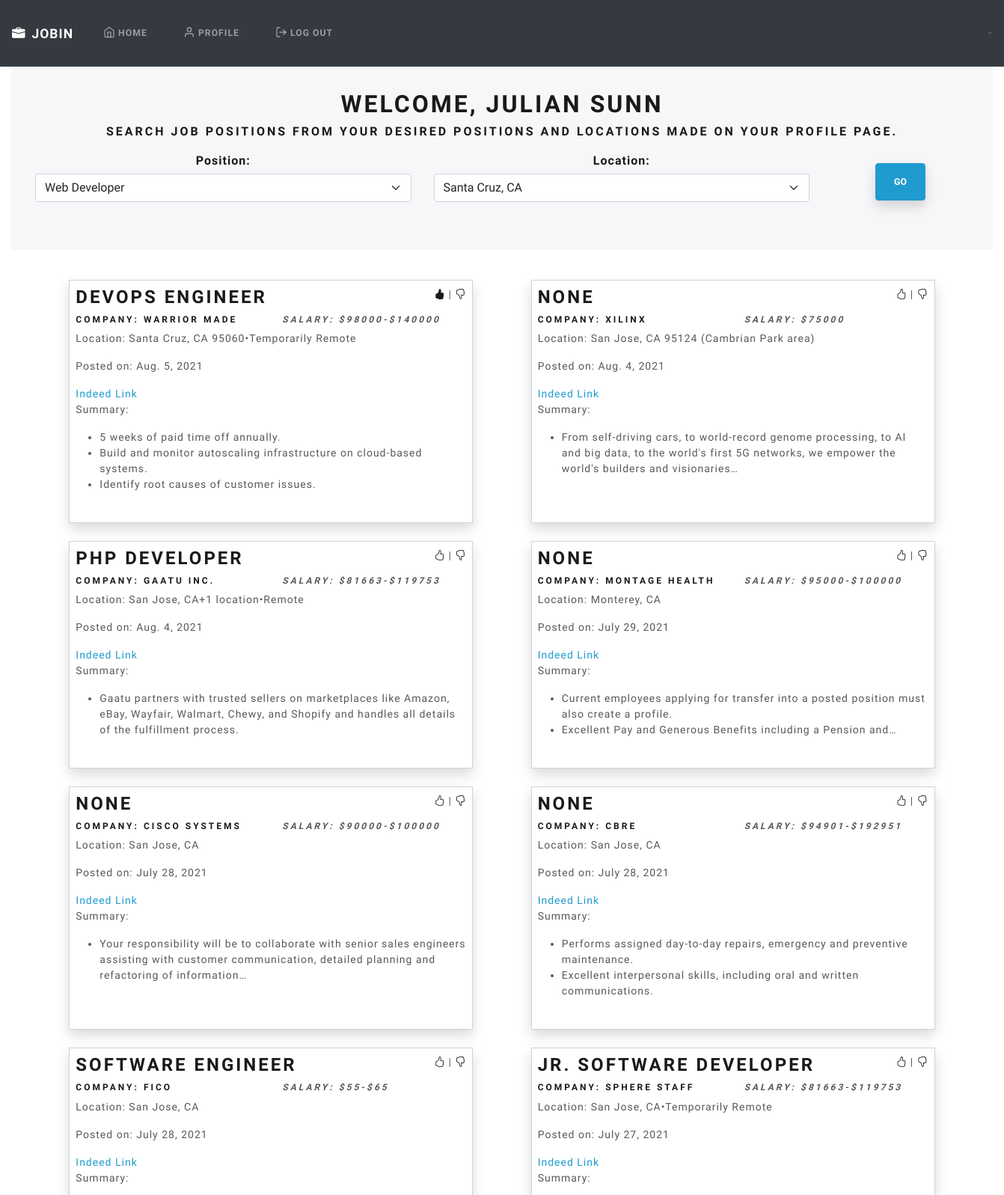
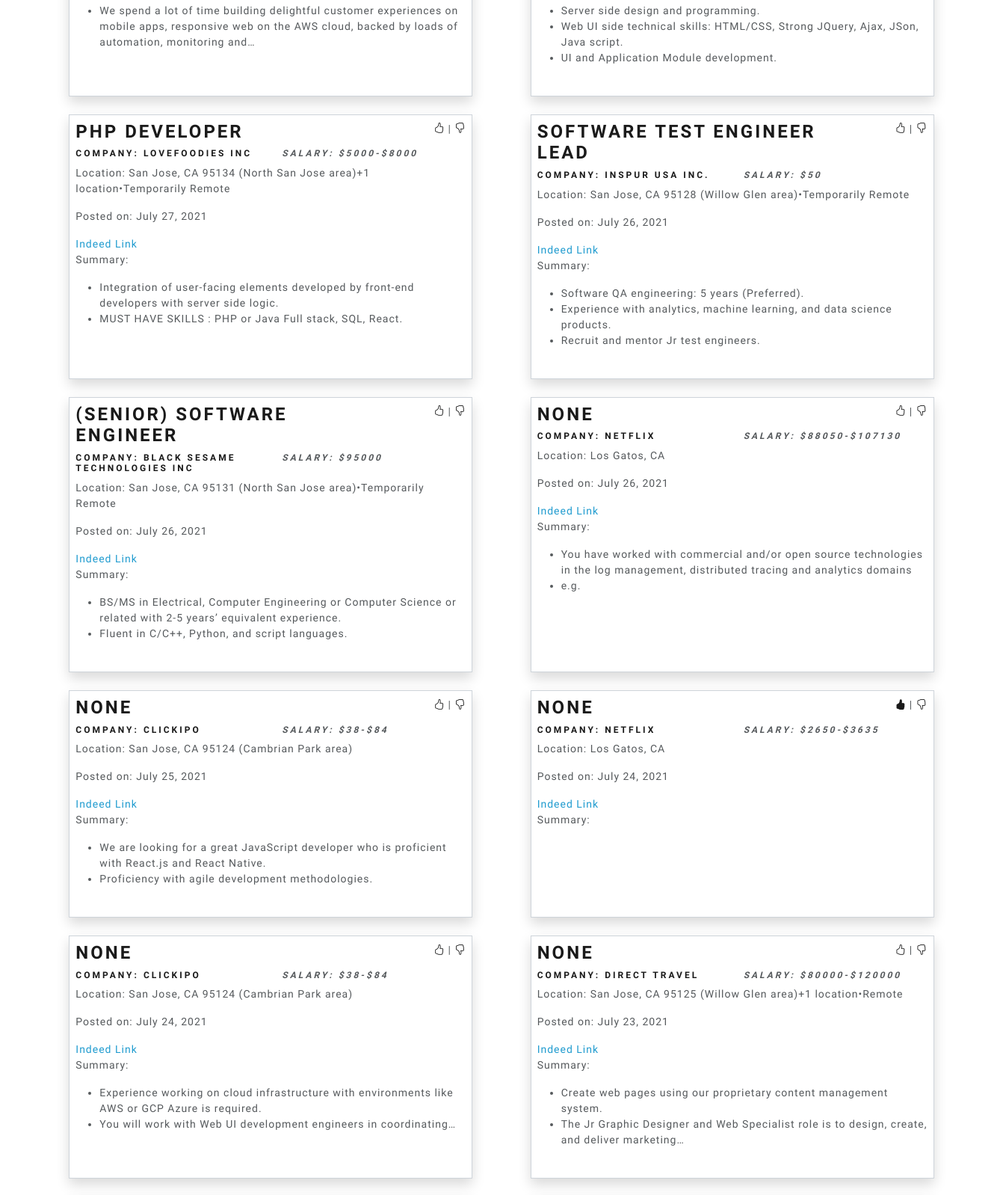
/job/ (signed in, upper part), run on the app's committed database (2 pictures, top to bottom).
### login_reg_app/models.py (models this page shows, shortened)
class User(models.Model):
    first_name = models.CharField(max_length=255)
    last_name = models.CharField(max_length=255)
    email = models.EmailField(max_length=255)
    birthday = models.DateField()
    password = models.CharField(max_length=100)
    user_type = models.CharField(max_length=255, default="agent")
    created_at = models.DateTimeField(auto_now_add=True)
    updated_at = models.DateTimeField(auto_now=True)
    objects = User_Manager()

### jobSearch_app/models.py (models this page shows, shortened)
class Job(models.Model):
    job_title = models.ForeignKey(Position, on_delete=models.CASCADE)
    company = models.CharField(max_length=45)
    location = models.CharField(max_length=45)
    post_date = models.DateField(null=True)
    salary_min = models.IntegerField(blank=True, default=None, null=True)
    salary_max = models.IntegerField(blank=True, default=None, null=True)
    job_url = models.CharField(max_length=255)
    summary = models.CharField(max_length=255, null=True)
    job_desc = models.TextField()
    qualifications = models.ManyToManyField(Qualification, related_name="qual_jobs")
    likes = models.ManyToManyField(User, related_name="job_likes")
    dislikes = models.ManyToManyField(User, related_name="job_dislikes")
    created_at = models.DateField(auto_now=True)
    updated_at = models.DateField(auto_now_add=True)
    objects = FormManager()

class Position(models.Model):
    title = models.CharField(max_length=45, null=True)
    created_at = models.DateField(auto_now=True)
    updated_at = models.DateField(auto_now_add=True)
    pos_saves = models.ManyToManyField(User, related_name="user_pos_saves")
    objects = FormManager()

### jobSearch_app/views.py (the view)
# urls.py: path('', views.home),
@validate_request
def home(request, logged_user, jobs=None):
    job_interests = ['']
    for value in logged_user.user_pos_saves.all():
        job_interests.append(value.title)
    filter_job= (Q(job_desc__contains=key_word) for key_word in job_interests)
    job_query = reduce(operator.or_, filter_job)
    loc_interests = ['']
    for loc in logged_user.user_loc_saves.all():
        if loc_interests[0] == '':
            loc_interests.pop(0)
            loc_interests.append(f"{loc.city}, {loc.state}")
        else:
            loc_interests.append(f"{loc.city}, {loc.state}")
    filter_loc = (Q(location__contains=key_loc) for key_loc in loc_interests)
    loc_query = reduce(operator.or_, filter_loc)
    if not jobs:
        jobs = Job.objects.filter(job_query).filter(loc_query).exclude(dislikes=logged_user).order_by('-post_date')
    else:
        jobs = jobs
    for j in jobs:
        j.job_desc = ast.literal_eval(j.job_desc)
        if j.summary != '':
            if j.summary[-1] == ";":
                j.summary = j.summary.split(";")
                j.summary.pop()
    context = {
        "user": logged_user,
        'jobs': jobs,
    }
    return render(request, "home.html", context)

### jobSearch_app/models.py (called while the page is built)
    def __str__(self):
        return self.abbr

    def __str__(self):
        return f"{self.city}, {self.state.abbr}"

### jobSearch_app/templates/home.html (shortened to what this page needs)
<!DOCTYPE html>
<html lang="en">
<head>
    <link rel="stylesheet" href="https://cdn.jsdelivr.net/npm/bootstrap@5.0.1/dist/css/bootstrap.min.css">
    <link rel="stylesheet" href="https://cdn.jsdelivr.net/npm/bootswatch@4.5.2/dist/lux/bootstrap.min.css">
    <link rel="stylesheet" href="https://cdn.jsdelivr.net/npm/bootstrap-icons@1.3.0/font/bootstrap-icons.css">
    <link rel="stylesheet" href="//code.jquery.com/ui/1.12.1/themes/base/jquery-ui.css">
    {% load static %}
    <link rel="stylesheet" href="{% static 'css/styles.css' %}">
</head>
<body class="text-center d-flex flex-column min-vh-100" style="padding-top: 3.5rem;">
    <header>
        {% include "top-nav.html" %}
    </header>
    <div class="container-fluid">
        <main role="main" class="inner cover">
            <div class="jumbotron h2">
                <h1 class="cover-heading">Welcome, {{ user.first_name }} {{ user.last_name }}</h1>
                <h5>Search job positions from your desired positions and locations made on your profile page.</h5>
                    <form action="{% url 'find_jobs' %}" method="get">
                        <div class="row">
                            <div class="col-md-5">
                                <label class="h5" for="location">Position:</label>
                                <select class="form-select " name="position" id="position">
                                    {% for pos in user.user_pos_saves.all %}
                                    <option>{{ pos.title }}</option>
                                    {% endfor %}
                                </select>
                            </div>
                            <div class="col-md-5">
                                <label class="h5" for="location">Location:</label>
                                <select class="form-select" name="location" id="location">
                                    {% for loc in user.user_loc_saves.all %}
                                    <option>{{loc}}</option>
                                    {% endfor %}
                                </select>
                            </div>
                            <div class="col-md-2 mt-4">
                                <input class="btn btn-info rounded shadow" type="submit" value="Go">
                            </div>
                        </div>
                    </form>
            </div>
            {% for job in jobs%}
            {% if forloop.counter0|divisibleby:2 %}
            <div class="row d-flex justify-content-evenly m-2">
                {% include 'job-tile.html' %}
            {% else %}
                {% include 'job-tile.html' %}
            </div>
            {% endif %}
            {% endfor %}
        </main>
    </div>
</body>
</html>

### jobSearch_app/templates/job-tile.html (shortened to what this page needs)
<div class="col-md-5 m-2 p-2 text-left border border-secondary shadow ">
    <div class="row">
        <div class="col-sm-9">
            <h3><a href="/job/{{job.id}}">{{job.job_title.title}}</a></h3>
        </div>
        <div class="col-sm-3 text-right">
            {% if job in user.job_likes.all %}
            <a class="likebutton  pr-1" name="Reset" style="cursor: pointer;" id="like{{job.id}}"  data-catid="{{job.id}}"><i class="bi bi-hand-thumbs-up-fill"></i></a><span>|</span>
            {% else %}
            <a class="likebutton  pr-1" name="Like" style="cursor: pointer;" id="like{{job.id}}"  data-catid="{{job.id}}"><i class="bi bi-hand-thumbs-up"></i></a><span>|</span>
            {% endif %}
            <a class="dislikebutton" name="Dislike" style="cursor: pointer;" id="dislike{{job.id}}" data-catid="{{job.id}}"><i class="bi bi-hand-thumbs-down"></i></a>
        </div>
    </div>
    <div class="row">
        <div class="col">
            <h6>Company: {{job.company}}</h6>
        </div>
        <div class="col">
            {% if job.salary_max %}
            <h6 class="text-secondary"><em>Salary: {% if job.salary_min %}${{ job.salary_min }}-{% endif %}${{ job.salary_max }}</em></h6>
            {% endif %}
        </div>
    </div>
    <p>Location: {{job.location}}</p>
    <p>Posted on: {{ job.post_date }}</p>
    <a class="text-info mb-4" href="{{job.job_url}}" target="_blank">Indeed Link</a>
    <p>Summary:</p>
    <ul>
        {% for line in job.summary %}
        <li>{{ line }}</li>
        {% endfor %}
    </ul>
    <div class="row">
    </div>
</div>

### jobSearch_app/static/css/styles.css (style rules this page uses)
html { position: relative; min-height: 100%; }
body { margin-bottom: 60px; }

### data on the page
User: first_name "JULIAN", last_name "SUNN"
Job: job_title "DEVOPS ENGINEER", company "WARRIOR MADE", salary_min "98000", salary_max "140000", location "Santa Cruz, CA 95060•Temporarily Remote", post_date "Aug. 5, 2021", summary "5 weeks of paid time off annually." "Build and monitor autoscaling infrastructure on cloud-based systems." "Identify root causes of customer issues."
Job: job_title "NONE", company "XILINX", salary_max "75000", location "San Jose, CA 95124 (Cambrian Park area)", post_date "Aug. 4, 2021", summary "From self-driving cars, to world-record genome processing, to AI and big data, to the world's first 5G networks, we empower the world's builders and visionaries…"
Job: job_title "PHP DEVELOPER", company "GAATU INC.", salary_min "81663", salary_max "119753", location "San Jose, CA+1 location•Remote", post_date "Aug. 4, 2021", summary "Gaatu partners with trusted sellers on marketplaces like Amazon, eBay, Wayfair, Walmart, Chewy, and Shopify and handles all details of the fulfillment process."
Job: job_title "NONE", company "MONTAGE HEALTH", salary_min "95000", salary_max "100000", location "Monterey, CA", post_date "July 29, 2021", summary "Current employees applying for transfer into a posted position must also create a profile." "Excellent Pay and Generous Benefits including a Pension and…"
Job: job_title "NONE", company "CISCO SYSTEMS", salary_min "90000", salary_max "100000", location "San Jose, CA", post_date "July 28, 2021", summary "Your responsibility will be to collaborate with senior sales engineers assisting with customer communication, detailed planning and refactoring of information…"
Job: job_title "NONE", company "CBRE", salary_min "94901", salary_max "192951", location "San Jose, CA", post_date "July 28, 2021", summary "Performs assigned day-to-day repairs, emergency and preventive maintenance." "Excellent interpersonal skills, including oral and written communications."
Job: job_title "SOFTWARE ENGINEER", company "FICO", salary_min "55", salary_max "65", location "San Jose, CA", post_date "July 28, 2021", summary "We spend a lot of time building delightful customer experiences on mobile apps, responsive web on the AWS cloud, backed by loads of automation, monitoring and…"
Job: job_title "JR. SOFTWARE DEVELOPER", company "SPHERE STAFF", salary_min "81663", salary_max "119753", location "San Jose, CA•Temporarily Remote", post_date "July 27, 2021", summary "Server side design and programming." "Web UI side technical skills: HTML/CSS, Strong JQuery, Ajax, JSon, Java script." "UI and Application Module development."
Job: job_title "PHP DEVELOPER", company "LOVEFOODIES INC", salary_min "5000", salary_max "8000", location "San Jose, CA 95134 (North San Jose area)+1 location•Temporarily Remote", post_date "July 27, 2021", summary "Integration of user-facing elements developed by front-end developers with server side logic." "MUST HAVE SKILLS : PHP or Java Full stack, SQL, React."
Job: job_title "SOFTWARE TEST ENGINEER LEAD", company "INSPUR USA INC.", salary_max "50", location "San Jose, CA 95128 (Willow Glen area)•Temporarily Remote", post_date "July 26, 2021", summary "Software QA engineering: 5 years (Preferred)." "Experience with analytics, machine learning, and data science products." "Recruit and mentor Jr test engineers."
Job: job_title "(SENIOR) SOFTWARE ENGINEER", company "BLACK SESAME TECHNOLOGIES INC", salary_max "95000", location "San Jose, CA 95131 (North San Jose area)•Temporarily Remote", post_date "July 26, 2021", summary "BS/MS in Electrical, Computer Engineering or Computer Science or related with 2-5 years’ equivalent experience." "Fluent in C/C++, Python, and script languages."
Job: job_title "NONE", company "NETFLIX", salary_min "88050", salary_max "107130", location "Los Gatos, CA", post_date "July 26, 2021", summary "You have worked with commercial and/or open source technologies in the log management, distributed tracing and analytics domains" "e.g."
Job: job_title "NONE", company "CLICKIPO", salary_min "38", salary_max "84", location "San Jose, CA 95124 (Cambrian Park area)", post_date "July 25, 2021", summary "We are looking for a great JavaScript developer who is proficient with React.js and React Native." "Proficiency with agile development methodologies."
Job: job_title "NONE", company "NETFLIX", salary_min "2650", salary_max "3635", location "Los Gatos, CA", post_date "July 24, 2021"
Job: job_title "NONE", company "CLICKIPO", salary_min "38", salary_max "84", location "San Jose, CA 95124 (Cambrian Park area)", post_date "July 24, 2021", summary "Experience working on cloud infrastructure with environments like AWS or GCP Azure is required." "You will work with Web UI development engineers in coordinating…"
Job: job_title "NONE", company "DIRECT TRAVEL", salary_min "80000", salary_max "120000", location "San Jose, CA 95125 (Willow Glen area)+1 location•Remote", post_date "July 23, 2021", summary "Create web pages using our proprietary content management system." "The Jr Graphic Designer and Web Specialist role is to design, create, and deliver marketing…"

### other printed values
form field position "Web Developer"
form field location "Santa Cruz, CA"
